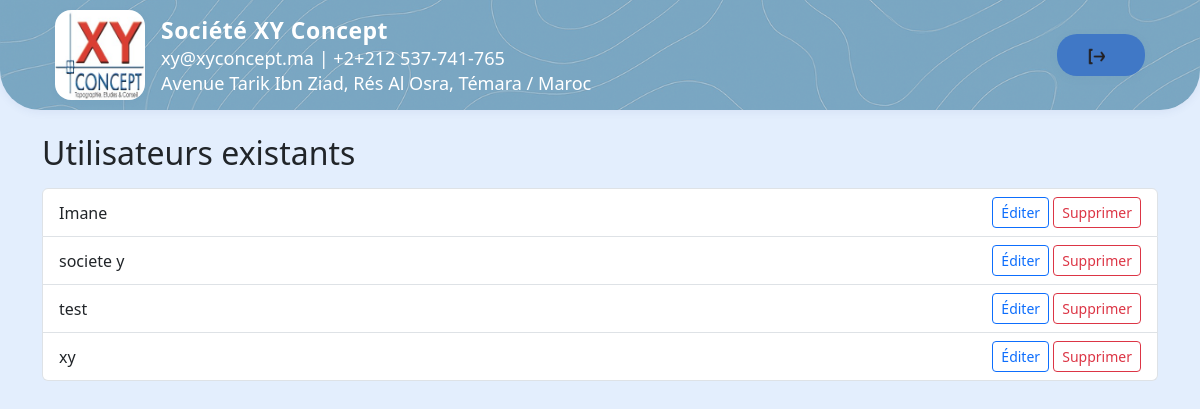
The page /admin/manage_users (signed in) on the database its author committed.
### tables this page shows
CREATE TABLE users (id INTEGER PRIMARY KEY, username TEXT UNIQUE, password TEXT, role TEXT, societe TEXT, No_projet INTEGER, email TEXT);

### app.py (the view)
@app.route("/admin/manage_users")
def admin_manage_users():
    if not session.get("admin"):
        return redirect(url_for("admin_login"))
    with get_db() as db:
        users = db.execute("SELECT id, username FROM users").fetchall()
    return render_template("admin_manage_users.html", users=users)

### app.py (called while the page is built)
def get_db():
    conn = sqlite3.connect(DB_PATH)
    conn.row_factory = sqlite3.Row
    return conn

### templates/admin_manage_users.html
{% extends "admin.html" %}
{% block content %}
<div class="container mt-4">
  <h2>Utilisateurs existants</h2>
  <ul class="list-group mt-3">
    {% for u in users %}
      <li class="list-group-item d-flex justify-content-between align-items-center">
        {{ u.username }}
        <span>
          <a href="{{ url_for('edit_user', uid=u.id) }}" class="btn btn-sm btn-outline-primary">Éditer</a>
          <a href="{{ url_for('delete_user', uid=u.id) }}" class="btn btn-sm btn-outline-danger" onclick="return confirm('Supprimer cet utilisateur ?');">Supprimer</a>
        </span>
      </li>
    {% endfor %}
  </ul>
</div>
{% endblock %}

### templates/admin.html (style rules this page uses)
body { min-height: 100vh; background: #e3eefd; margin: 0; padding: 0; }

### rows shown on the page
users: username "Imane"
users: username "societe y"
users: username "test"
users: username "xy"
